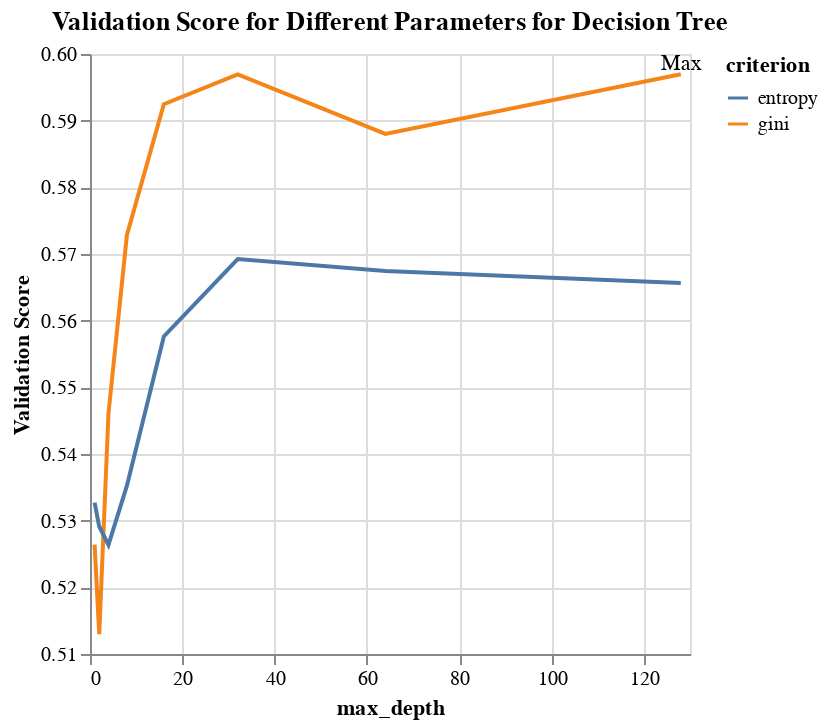

Write notebook code for a chart like this one.
### Code cell
plot = alt.Chart(dt_df, title="Validation Score for Different Parameters for Decision Tree").mark_line().encode(x=alt.X('param_decisiontreeclassifier__max_depth', title='max_depth'), 
                                    y=alt.Y('mean_test_score', title='Validation Score').scale(zero=False),
                                    color=alt.Color('param_decisiontreeclassifier__criterion', title='criterion'))
plot + alt.Chart(dt_df.head(1)).mark_text(dy=-5).encode(
    x='param_decisiontreeclassifier__max_depth',
    y="mean_test_score",
    text=alt.value('Max'))

### Figure 1 — Vega specification as saved in the notebook (floating-point values rounded to 4 significant figures)
{"$schema": "https://vega.github.io/schema/vega/v5.json", "data": [{"name": "source_0", "values": [{"rank_test_score": 1, "mean_test_score": 0.597, "mean_train_score": 1.0, "param_decisiontreeclassifier__criterion": "gini", "param_decisiontreeclassifier__max_depth": 128, "mean_fit_time": 0.01028}, {"rank_test_score": 2, "mean_test_score": 0.5969, "mean_train_score": 1.0, "param_decisiontreeclassifier__criterion": "gini", "param_decisiontreeclassifier__max_depth": 32, "mean_fit_time": 0.01136}, {"rank_test_score": 3, "mean_test_score": 0.5925, "mean_train_score": 0.9915, "param_decisiontreeclassifier__criterion": "gini", "param_decisiontreeclassifier__max_depth": 16, "mean_fit_time": 0.01064}, {"rank_test_score": 4, "mean_test_score": 0.588, "mean_train_score": 1.0, "param_decisiontreeclassifier__criterion": "gini", "param_decisiontreeclassifier__max_depth": 64, "mean_fit_time": 0.011}, {"rank_test_score": 5, "mean_test_score": 0.5729, "mean_train_score": 0.8, "param_decisiontreeclassifier__criterion": "gini", "param_decisiontreeclassifier__max_depth": 8, "mean_fit_time": 0.007687}, {"rank_test_score": 6, "mean_test_score": 0.5692, "mean_train_score": 1.0, "param_decisiontreeclassifier__criterion": "entropy", "param_decisiontreeclassifier__max_depth": 32, "mean_fit_time": 0.01202}, {"rank_test_score": 7, "mean_test_score": 0.5674, "mean_train_score": 1.0, "param_decisiontreeclassifier__criterion": "entropy", "param_decisiontreeclassifier__max_depth": 64, "mean_fit_time": 0.0116}, {"rank_test_score": 8, "mean_test_score": 0.5657, "mean_train_score": 1.0, "param_decisiontreeclassifier__criterion": "entropy", "param_decisiontreeclassifier__max_depth": 128, "mean_fit_time": 0.01207}, {"rank_test_score": 9, "mean_test_score": 0.5576, "mean_train_score": 0.9899, "param_decisiontreeclassifier__criterion": "entropy", "param_decisiontreeclassifier__max_depth": 16, "mean_fit_time": 0.01248}, {"rank_test_score": 10, "mean_test_score": 0.5461, "mean_train_score": 0.6314, "param_decisiontreeclassifier__criterion": "gini", "param_decisiontreeclassifier__max_depth": 4, "mean_fit_time": 0.006193}, {"rank_test_score": 11, "mean_test_score": 0.5353, "mean_train_score": 0.7844, "param_decisiontreeclassifier__criterion": "entropy", "param_decisiontreeclassifier__max_depth": 8, "mean_fit_time": 0.01008}, {"rank_test_score": 12, "mean_test_score": 0.5327, "mean_train_score": 0.5409, "param_decisiontreeclassifier__criterion": "entropy", "param_decisiontreeclassifier__max_depth": 1, "mean_fit_time": 0.003943}, {"rank_test_score": 13, "mean_test_score": 0.5291, "mean_train_score": 0.5556, "param_decisiontreeclassifier__criterion": "entropy", "param_decisiontreeclassifier__max_depth": 2, "mean_fit_time": 0.004991}, {"rank_test_score": 14, "mean_test_score": 0.5264, "mean_train_score": 0.544, "param_decisiontreeclassifier__criterion": "gini", "param_decisiontreeclassifier__max_depth": 1, "mean_fit_time": 0.004163}, {"rank_test_score": 15, "mean_test_score": 0.5264, "mean_train_score": 0.6019, "param_decisiontreeclassifier__criterion": "entropy", "param_decisiontreeclassifier__max_depth": 4, "mean_fit_time": 0.006512}, {"rank_test_score": 16, "mean_test_score": 0.513, "mean_train_score": 0.5608, "param_decisiontreeclassifier__criterion": "gini", "param_decisiontreeclassifier__max_depth": 2, "mean_fit_time": 0.00446}]}, {"name": "source_1", "values": [{"mean_test_score": 0.597, "param_decisiontreeclassifier__max_depth": 128}]}, {"name": "source_0_color_domain_param_decisiontreeclassifier__criterion", "values": [{"param_decisiontreeclassifier__criterion": "gini"}, {"param_decisiontreeclassifier__criterion": "entropy"}]}], "marks": [{"type": "group", "name": "layer_0_pathgroup", "from": {"facet": {"data": "source_0", "name": "faceted_path_layer_0_main", "groupby": ["param_decisiontreeclassifier__criterion"]}}, "encode": {"update": {"height": {"field": {"signal": null, "datum": null, "group": "height", "parent": null}}, "width": {"field": {"signal": null, "datum": null, "group": "width", "parent": null}}}}, "marks": [{"type": "line", "name": "layer_0_marks", "from": {"data": "faceted_path_layer_0_main"}, "sort": {"field": "datum[\"param_decisiontreeclassifier__max_depth\"]"}, "encode": {"update": {"stroke": {"field": "param_decisiontreeclassifier__criterion", "scale": "color"}, "description": {"signal": "\"max_depth: \" + (format(datum[\"param_decisiontreeclassifier__max_depth\"], \"\")) + \"; Validation Score: \" + (format(datum[\"mean_test_score\"], \"\")) + \"; criterion: \" + (isValid(datum[\"param_decisiontreeclassifier__criterion\"]) ? datum[\"param_decisiontreeclassifier__criterion\"] : \"\"+datum[\"param_decisiontreeclassifier__criterion\"])"}, "x": {"field": "param_decisiontreeclassifier__max_depth", "scale": "x"}, "y": {"field": "mean_test_score", "scale": "y"}, "defined": {"signal": "isValid(datum[\"param_decisiontreeclassifier__max_depth\"]) && isFinite(+datum[\"param_decisiontreeclassifier__max_depth\"]) && isValid(datum[\"mean_test_score\"]) && isFinite(+datum[\"mean_test_score\"])"}}}, "style": ["line"]}]}, {"type": "text", "name": "layer_1_marks", "from": {"data": "source_1"}, "encode": {"update": {"x": {"field": "param_decisiontreeclassifier__max_depth", "scale": "x"}, "text": {"value": "Max"}, "align": {"value": "center"}, "fill": {"value": "black"}, "description": {"signal": "\"param_decisiontreeclassifier__max_depth: \" + (format(datum[\"param_decisiontreeclassifier__max_depth\"], \"\")) + \"; mean_test_score: \" + (format(datum[\"mean_test_score\"], \"\"))"}, "y": {"field": "mean_test_score", "scale": "y"}, "baseline": {"value": "middle"}, "dy": {"value": -5}}}, "style": ["text"]}], "scales": [{"name": "x", "type": "linear", "domain": {"fields": [{"data": "source_0", "field": "param_decisiontreeclassifier__max_depth"}, {"data": "source_1", "field": "param_decisiontreeclassifier__max_depth"}]}, "range": [0, {"signal": "width"}], "zero": false, "nice": true}, {"name": "y", "type": "linear", "domain": {"fields": [{"data": "source_0", "field": "mean_test_score"}, {"data": "source_1", "field": "mean_test_score"}]}, "range": [{"signal": "height"}, 0], "nice": true, "zero": false}, {"name": "color", "type": "ordinal", "domain": {"data": "source_0_color_domain_param_decisiontreeclassifier__criterion", "field": "param_decisiontreeclassifier__criterion", "sort": true}, "range": "category"}], "axes": [{"scale": "x", "ticks": false, "grid": true, "gridScale": "y", "aria": false, "zindex": 0, "maxExtent": 0, "orient": "bottom", "tickCount": {"signal": "ceil(width/40)"}, "domain": false, "minExtent": 0, "labels": false}, {"scale": "y", "orient": "left", "aria": false, "grid": true, "tickCount": {"signal": "ceil(height/40)"}, "maxExtent": 0, "ticks": false, "domain": false, "labels": false, "gridScale": "x", "minExtent": 0, "zindex": 0}, {"scale": "x", "labelFlush": true, "zindex": 0, "title": "max_depth", "orient": "bottom", "tickCount": {"signal": "ceil(width/40)"}, "labelOverlap": true, "grid": false}, {"scale": "y", "title": "Validation Score", "grid": false, "labelOverlap": true, "tickCount": {"signal": "ceil(height/40)"}, "zindex": 0, "orient": "left"}], "title": {"text": "Validation Score for Different Parameters for Decision Tree", "frame": "group"}, "style": "cell", "height": 300, "padding": 5, "width": 300, "background": "white", "legends": [{"title": "criterion", "stroke": "color", "symbolType": "stroke"}]}
